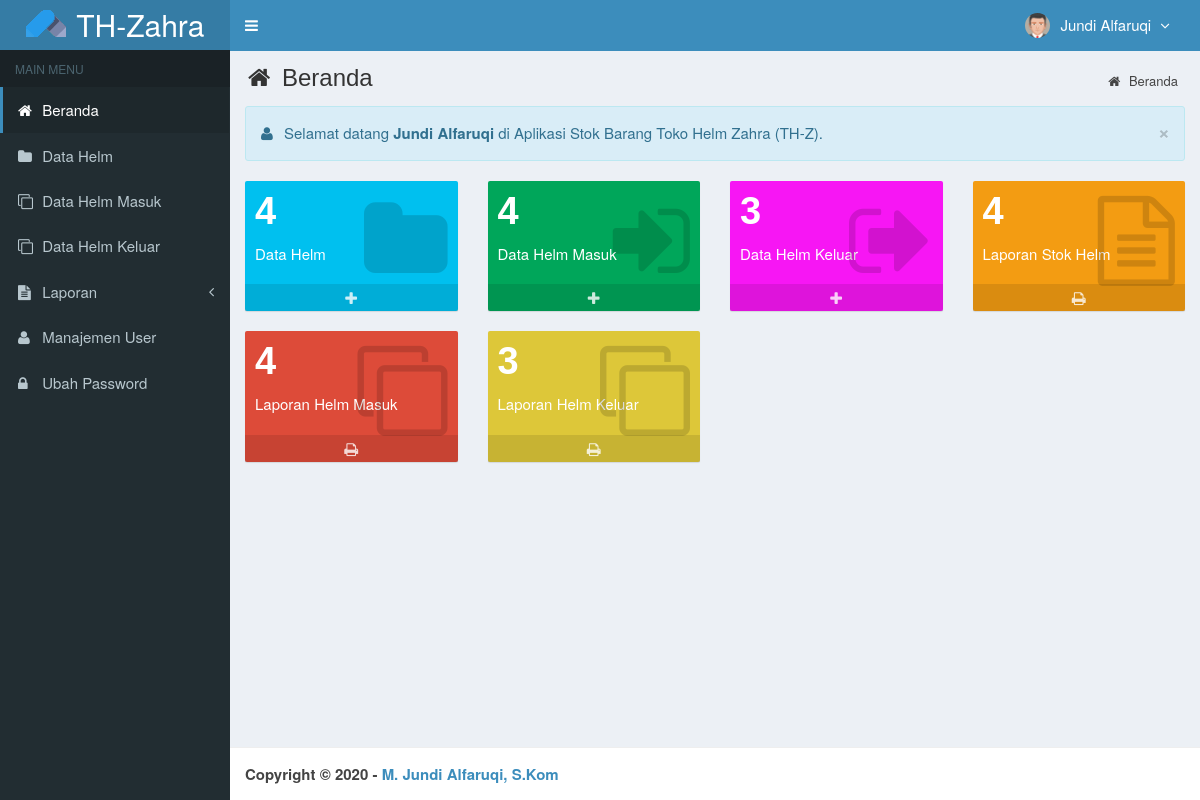
Page /main.php?module=beranda (signed in) on the committed database.
### tables this page shows
CREATE TABLE `is_users` (
  `id_user` int(3) NOT NULL,
  `username` varchar(50) NOT NULL,
  `nama_user` varchar(50) NOT NULL,
  `password` varchar(50) NOT NULL,
  `email` varchar(50) DEFAULT NULL,
  `telepon` varchar(13) DEFAULT NULL,
  `foto` varchar(100) DEFAULT NULL,
  `hak_akses` enum('Super Admin','Manajer','Gudang') NOT NULL,
  `status` enum('aktif','blokir') NOT NULL DEFAULT 'aktif',
  `created_at` timestamp NOT NULL DEFAULT CURRENT_TIMESTAMP,
  `updated_at` timestamp NOT NULL DEFAULT CURRENT_TIMESTAMP ON UPDATE CURRENT_TIMESTAMP
);

### top-menu.php (the view, shortened to what this page needs)
<?php
require_once "config/database.php";
$query = mysqli_query($mysqli, "SELECT id_user, nama_user, foto, hak_akses FROM is_users WHERE id_user='$_SESSION[id_user]'")
                                or die('Ada kesalahan pada query tampil Manajemen User: '.mysqli_error($mysqli));
$data = mysqli_fetch_assoc($query);
?>
<li class="dropdown user user-menu">
  <a href="#" class="dropdown-toggle" data-toggle="dropdown">
  <?php
  if ($data['foto']=="") { ?>
    <img src="images/user/user-default.png" class="user-image" alt="User Image"/>
  <?php
  }
  else { ?>
    <img src="images/user/<?php echo $data['foto']; ?>" class="user-image" alt="User Image"/>
  <?php
  }
  ?>
    <span class="hidden-xs"><?php echo $data['nama_user']; ?> <i style="margin-left:5px" class="fa fa-angle-down"></i></span>
  </a>
</li>

### assets/css/style.css (style rules this page uses)
body { background-color: #fff; color: #333; font-size: 15px; line-height: 1.42857; }

### rows in the picture
is_users: foto (picture), nama_user "Jundi Alfaruqi"

### other values in the picture
$_SESSION['nama_user'] "Jundi Alfaruqi"
$data['jumlah'] "4"
$data['jumlah'] "3"
